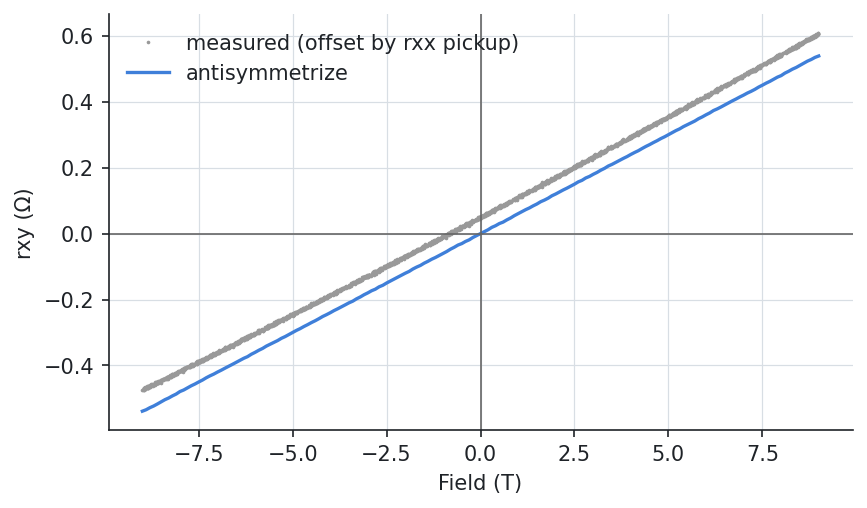

Here is the Python script that generated this plot:
from _data import up, down

# --8<-- [start:example]
import quantalyze as qz

rxy = qz.antisymmetrize([up, down], "field", "rxy", minimum=-9, maximum=9, step=0.1)

print(rxy[rxy["field"].between(-0.25, 0.25)])  # passes exactly through zero
# --8<-- [end:example]

import matplotlib.pyplot as plt

fig, ax = plt.subplots()
ax.plot(up.field, up.rxy, ".", ms=1.5, color="0.6", label="measured (offset by rxx pickup)")
ax.plot(down.field, down.rxy, ".", ms=1.5, color="0.6")
ax.plot(rxy.field, rxy.rxy, color="C0", lw=1.6, label="antisymmetrize")
ax.axhline(0, color="0.4", lw=0.8)
ax.axvline(0, color="0.4", lw=0.8)
ax.set(xlabel="Field (T)", ylabel="rxy (Ω)")
ax.legend(loc="upper left")
